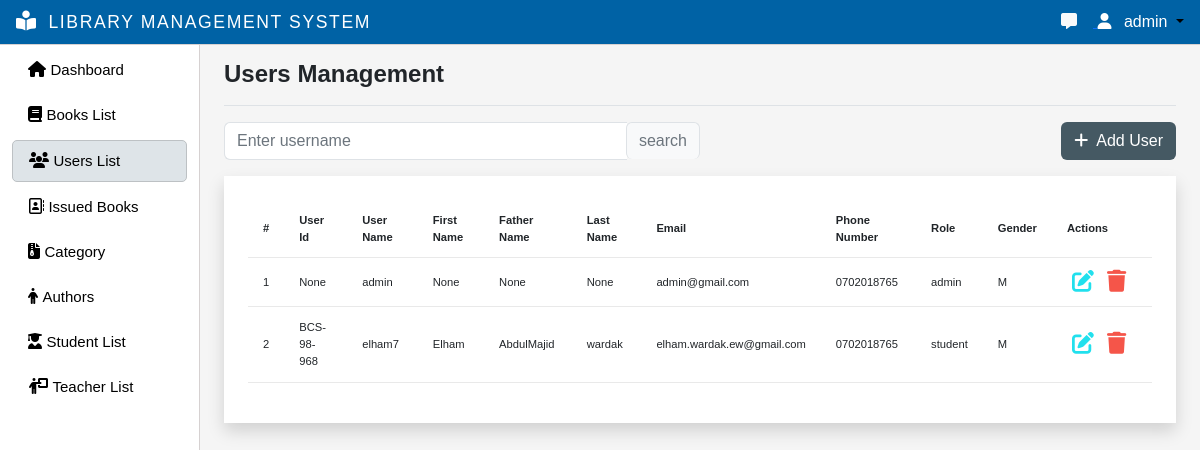
Screenshot of /users-management/ (signed in) with the database file from the repository.
### myapp/models.py (models this page shows)
class CustomUser(AbstractUser):
    email = models.EmailField(max_length=255, unique=True)
    username = models.CharField(max_length=50, unique=True)
    first_name = models.CharField(null=True, blank=True, max_length=100)
    father_name= models.CharField(null=True, blank=True, max_length=100)
    last_name = models.CharField(null=True, blank=True, max_length=100)
    phone_number = models.CharField(max_length=16)
    user_id = models.CharField(max_length=50,null=True,blank=True)
    group = models.ForeignKey(Group, on_delete=models.CASCADE, default=2)
    gender = models.CharField(max_length=1,null=True,blank=True)
    USERNAME_FIELD = 'email'
    EMAIL_FIELD = 'email'
    REQUIRED_FIELDS = []
    objects = CutomUserManager()

### myapp/decorators.py (the view)
        def wrapper_func(request, *args, **kwargs):
            group = None
            if request.user.group:
                group = request.user.group.name
            if group in allowed_roles:
                return view_func(request, *args, **kwargs)
            else:
                return HttpResponse('Your are not authorized to view this page!')

### myapp/utils.py (called while the page is built)
def searchuser(request):
    search_user = ''
    if request.GET.get('search_user'):
        search_user = request.GET.get('search_user')
    user = CustomUser.objects.filter(Q(username__icontains=search_user) |
                                Q(id__icontains=search_user)
                                )
    return user, search_user

def paginateUsers(request, users, results):
    page = request.GET.get('page')
    paginator = Paginator(users, results)
    try:
        user = paginator.page(page)
    except PageNotAnInteger:
        page = 1
        user = paginator.page(page)
    except EmptyPage:
        page = paginator.num_pages
        user = paginator.page(page)
    leftIndex = (int(page) - 4)
    if leftIndex < 1:
        leftIndex = 1
    rightIndex = (int(page) + 5)
    if rightIndex > paginator.num_pages:
        rightIndex = paginator.num_pages + 1
    custom_range = range(leftIndex, rightIndex)
    return custom_range, user

### myapp/views.py (called while the page is built)
@allowed_users(allowed_roles=['admin'])
@login_required(login_url='login-page')
def user_list(request):
    users, search_user = searchuser(request)
    custom_range,  users = paginateUsers(request, users, 6)
    context = {'users': users,'search_user':search_user,'custom_range':custom_range}
    return render(request, 'users_list.html', context)

### myapp/templates/users_list.html (shortened to what this page needs)
{% extends 'main.html' %}
{% block title %}Users Management{% endblock title %}
{% block content %}
<div  class="search-customization">
	<div class="mb-3 w-50">
	  <form id="searchForm" action="{% url 'users-management' %}" method="GET">
		<div class="input-group">
		  <input
			class="form-control border-end-0 border"
			type="search"
			placeholder="Enter username"
			id="example-search-input"
			name="search_user"
			value="{{search_user}}"
		  />
		  <span class="input-group-append">
			<input
			  class="btn btn-outline-secondary bg-light border-bottom-0 border ms-n5"
			  type="submit"
			  value="search"
			/>
		  </span>
		</div>
	  </form>
	</div>
  <div class="mb-3">
		<a href="{% url 'add-user' %}" class="btn" style="background-color: #455963; color: #fff;"><i class="fa-sharp fa-solid fa-plus me-2"></i>Add User</a>
	</div>
</div>
<div class="p-4 shadow bg-white">
    <table class="table table-hover table-font-size">
        <thead>
            <tr>
                <th scope="col">#</th>
                <th scope="col">User Id</th>
                <th scope="col">User Name</th>
                <th scope="col">First Name</th>
                <th scope="col">Father Name</th>
                <th scope="col">Last Name</th>
                <th scope="col">Email</th>
                <th scope="col">Phone Number</th>
                <th scope="col">Role</th>
                <th scope="col">Gender</th>
                <th>Actions</th>
            </tr>
        </thead>
        <tbody>
            {% for user in users %}
                <tr>
                    <td>{{user.id}}</td>
                    <td>{{user.user_id}}</td>
                    <td>{{user.username}}</td>
                    <td>{{user.first_name}}</td>
                    <td>{{user.father_name}}</td>
                    <td>{{user.last_name}}</td>
                    <td>{{user.email}}</td>
                    <td>{{user.phone_number}}</td>
                    <td>{{user.group}}</td>
                    <td>{{user.gender}}</td>
                    <td>
                        <a href="{% url 'update-user' user.id %}" class="edit" data-toggle="modal"><i class="fa-solid fa-pen-to-square"></i></a>
                        <a href="{% url 'delete-user' user.id %}" onclick="return confirm('Do you really want to delete this user?') ;" class="delete" id="deleteBttn" data-toggle="modal"><i class="fa-solid fa-trash"></i></a>
                    </td>
                </tr>
            {% endfor %}
        </tbody>
    </table>
</div>
<br>
{% endblock %}

### templates/navbar.html (shortened to what this page needs)
{% load static %}
{% load custom_tags %}
<nav class="navbar navbar-expand-lg backgroundcolor fixed-top px-3 py-1 justify-content-between">
  {% if request.user.username %}
  <a class="navbar-brand" href="{% url 'admin-page' %}">
    <i class="fa-solid fa-book-open-reader navbar-icon "></i>
    <span class="ms-2 text-white">LIBRARY MANAGEMENT SYSTEM</span>
  </a>
  {% endif %}
  <div class="dropdown">
    {% if request.user.username %}
      {% if request.user.is_staff %}
        <a href="{% url 'message' %}">
          <i class="fa-solid fa-message me-3 text-light"></i>
        </a>
      {% endif %}
    <a class="dropdown-toggle user-menu-item" data-bs-toggle="dropdown" aria-expanded="false">
      <i class="fa-solid fa-user me-2 text-white"></i>
      <span class="text-white">{{request.user.username}}</span>
    </a>
    {% endif %}
  </div>
</nav>

### static/css/main.css (style rules this page uses)
body { color: #566787; background: #f5f5f5; font-family: 'Varela Round', sans-serif; }
table.table tr th, table.table tr td { border-color: #e9e9e9; padding: 12px 15px; vertical-align: middle; }
table.table tr th:last-child { width: 100px; }
table.table td:last-child i { opacity: 0.9; font-size: 22px; margin: 0 5px; }
table.table td a { font-weight: bold; color: #566787; display: inline-block; text-decoration: none; outline: none !important; }
table.table td a.edit { color: #FFC107; }
table.table td a.delete { color: #F44336; }
table.table td i { font-size: 19px; }
.text-white { color:#fff !important; }
body { overflow-y:scroll; }
.navbar-icon { margin-top: -9px !important; font-size: 20px !important; }

### static/css/style.css (style rules this page uses)
:root { --offconvas-width: 270px; --topNavbarHeight: 56px; }
.navbar-icon { color: white; }
.backgroundcolor { background-color: rgba(0,98, 165, 1); border-bottom:1px solid #d6d1d1; }
@media screen and (min-width: 1200px) { .ms-2 { font-size: 1.1rem !important; letter-spacing: 0.1rem; } }
@media (min-width : 920px) { .navbar-brand { font-size: 0.9rem !important; } }
@media (min-width : 390px) { .navbar-brand { font-size: 1rem !important ; } }
.user-menu-item { color:#000000; text-decoration:none; cursor: pointer; }
.search-customization { display: flex; justify-content: space-between; }
.edit { color: rgb(9, 221, 236) !important; }
.table-font-size { font-size: 0.7rem !important; }

### rows the page displays
CustomUser: user.username "admin", id "1", user_id "None", username "admin", first_name "None", father_name "None", last_name "None", email "admin@gmail.com", phone_number "0702018765", group "admin", gender "M"
CustomUser: id "2", user_id "BCS-98-968", username "elham7", first_name "Elham", father_name "AbdulMajid", last_name "wardak", email "elham.wardak.ew@gmail.com", phone_number "0702018765", group "student", gender "M"
